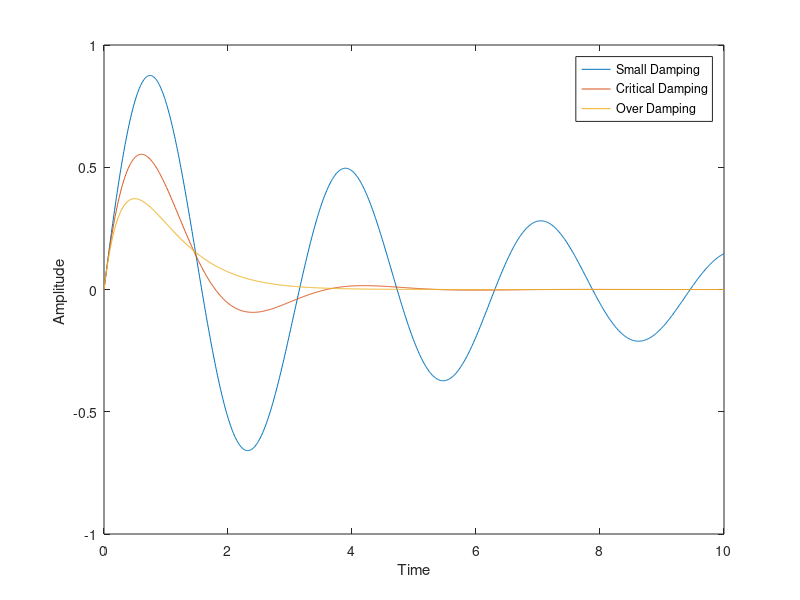

MATLAB code for this plot:
clear all
%%%parameter%%%%%%%%%%%%%%%%%%%%%%%%%%%%%%
A = 1;    %[cm]
omega = 2;    %[Hz]


%%%initial conditions%%%%%%%%%%%%%%%%%%%%%%
disp0 = 0;    %[cm]
vel0 = A*omega;    %[cm/s]

%%%damping ratio%%%%%%%%%%%%%%%%%%%%%%%%%%%
zeta_od = 2;    %[1]
zeta_sd = 0.2;  %[1]
zeta_cd = 1;    %[1]
zeta_opt = [zeta_sd,zeta_cd,zeta_od];
%%%caculation%%%%%%%%%%%%%%%%%%%%%%%%%%%
t_end = 10;    %[s]
t_step = 0.01;    %[s]
t0 = 0;    %[s]
t = t0:t_step:t_end;


figure()
for j = 1:1:3
    zeta = zeta_opt(j);
    i = 2;
    x = zeros(2,t_end/t_step+1);
	x(1,1) = disp0;
	x(2,1) = vel0;
    t0 = 0;
    while  t0 < t_end-t_step
        t0 = t0 + t_step;
        x(1,i) = x(1,i-1) + x(2,i-1)*t_step;
        x(2,i) = x(2,i-1) + (-2*zeta*x(2,i-1) - omega^2*x(1,i-1))*t_step;
        i = i + 1;
    end
    plot(t,x(1,:));hold on;
end
legend('Small Damping','Critical Damping','Over Damping')
xlabel('Time')
ylabel('Amplitude ')
set(gca,'YLim',[-1 1])
print -f1 -r800 -djpeg EU_image
    
    
    
    
    